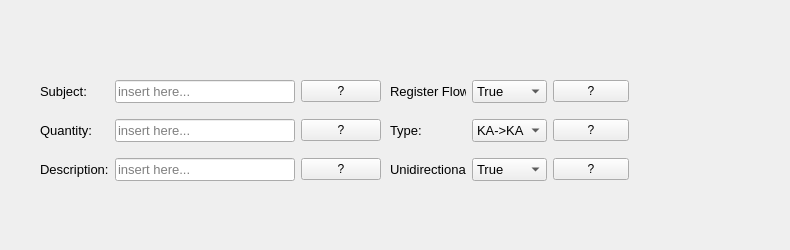
     <widget class="QWidget" name="tab_5">
      <attribute name="title">
       <string>Transaction Info</string>
      </attribute>
      <widget class="QWidget" name="widget_7" native="true">
       <property name="geometry">
        <rect>
         <x>0</x>
         <y>0</y>
         <width>781</width>
         <height>241</height>
        </rect>
       </property>
       <property name="autoFillBackground">
        <bool>false</bool>
       </property>
       <widget class="QWidget" name="widget_6" native="true">
        <property name="geometry">
         <rect>
          <x>660</x>
          <y>180</y>
          <width>101</width>
          <height>91</height>
         </rect>
        </property>
        <layout class="QGridLayout" name="gridLayout_5"/>
       </widget>
       <widget class="QWidget" name="widget_5" native="true">
        <property name="geometry">
         <rect>
          <x>390</x>
          <y>70</y>
          <width>239</width>
          <height>121</height>
         </rect>
        </property>
        <layout class="QGridLayout" name="gridLayout_4">
         <item row="2" column="2">
          <widget class="QComboBox" name="registerFlowBox">
           <property name="toolTip">
            <string>Register in the top part of the transaction matrix?</string>
           </property>
           <property name="styleSheet">
            <string notr="true">font-size: 10pt;</string>
           </property>
           <item>
            <property name="text">
             <string>True</string>
            </property>
           </item>
           <item>
            <property name="text">
             <string>False</string>
            </property>
           </item>
          </widget>
         </item>
         <item row="3" column="3">
          <widget class="QPushButton" name="arrangeButton_8">
           <property name="enabled">
            <bool>true</bool>
           </property>
           <property name="toolTip">
            <string>&lt;html&gt;&lt;head/&gt;&lt;body&gt;&lt;p&gt;&lt;span style=&quot; font-size:8pt;&quot;&gt;Account From -&amp;gt; To&lt;/span&gt;&lt;/p&gt;&lt;p&gt;&lt;span style=&quot; font-size:8pt;&quot;&gt;KA = Capital Account&lt;/span&gt;&lt;/p&gt;&lt;p&gt;&lt;span style=&quot; font-size:8pt;&quot;&gt;CA = Current Account&lt;/span&gt;&lt;/p&gt;&lt;/body&gt;&lt;/html&gt;</string>
           </property>
           <property name="styleSheet">
            <string notr="true"/>
           </property>
           <property name="text">
            <string>?</string>
           </property>
          </widget>
         </item>
         <item row="4" column="1">
          <widget class="QLabel" name="label_16">
           <property name="styleSheet">
            <string notr="true">font-size:10pt;</string>
           </property>
           <property name="text">
            <string>Unidirectional:</string>
           </property>
          </widget>
         </item>
         <item row="4" column="2">
          <widget class="QComboBox" name="comboUnidir">
           <property name="styleSheet">
            <string notr="true">font-size: 10pt;</string>
           </property>
           <item>
            <property name="text">
             <string>True</string>
            </property>
           </item>
           <item>
            <property name="text">
             <string>False</string>
            </property>
           </item>
          </widget>
         </item>
         <item row="4" column="3">
          <widget class="QPushButton" name="arrangeButton_9">
           <property name="enabled">
            <bool>true</bool>
           </property>
           <property name="toolTip">
            <string>&lt;html&gt;&lt;head/&gt;&lt;body&gt;&lt;p&gt;Restrict values to zero or greater&lt;/p&gt;&lt;/body&gt;&lt;/html&gt;</string>
           </property>
           <property name="styleSheet">
            <string notr="true"/>
           </property>
           <property name="text">
            <string>?</string>
           </property>
          </widget>
         </item>
         <item row="3" column="1">
          <widget class="QLabel" name="label_7">
           <property name="styleSheet">
            <string notr="true">font-size:10pt;</string>
           </property>
           <property name="text">
            <string>Type:</string>
           </property>
          </widget>
         </item>
         <item row="2" column="3">
          <widget class="QPushButton" name="arrangeButton_7">
           <property name="enabled">
            <bool>true</bool>
           </property>
           <property name="toolTip">
            <string>&lt;html&gt;&lt;head/&gt;&lt;body&gt;&lt;p&gt;&lt;span style=&quot; font-size:8pt;&quot;&gt;Register the flow in the upper half of the transaction flow matrix?&lt;/span&gt;&lt;/p&gt;&lt;/body&gt;&lt;/html&gt;</string>
           </property>
           <property name="styleSheet">
            <string notr="true"/>
           </property>
           <property name="text">
            <string>?</string>
           </property>
          </widget>
         </item>
         <item row="2" column="1">
          <widget class="QLabel" name="label_6">
           <property name="styleSheet">
            <string notr="true">font-size:10pt;</string>
           </property>
           <property name="text">
            <string>Register Flow:</string>
           </property>
          </widget>
         </item>
         <item row="3" column="2">
          <widget class="QComboBox" name="editType">
           <property name="styleSheet">
            <string notr="true">font-size: 10pt;</string>
           </property>
           <item>
            <property name="text">
             <string>KA-&gt;KA</string>
            </property>
           </item>
           <item>
            <property name="text">
             <string>CA-&gt;KA</string>
            </property>
           </item>
           <item>
            <property name="text">
             <string>CA-&gt;CA</string>
            </property>
           </item>
           <item>
            <property name="text">
             <string>KA-&gt;CA</string>
            </property>
           </item>
          </widget>
         </item>
         <item row="3" column="0">
          <spacer name="horizontalSpacer_3">
           <property name="orientation">
            <enum>Qt::Horizontal</enum>
           </property>
           <property name="sizeHint" stdset="0">
            <size>
             <width>40</width>
             <height>20</height>
            </size>
           </property>
          </spacer>
         </item>
        </layout>
       </widget>
       <widget class="QWidget" name="widget_2" native="true">
        <property name="geometry">
         <rect>
          <x>40</x>
          <y>70</y>
          <width>341</width>
          <height>121</height>
         </rect>
        </property>
        <layout class="QGridLayout" name="gridLayout">
         <item row="3" column="1">
          <widget class="QLineEdit" name="editDescription">
           <property name="styleSheet">
            <string notr="true">font-size: 10pt;</string>
           </property>
           <property name="placeholderText">
            <string>insert here...</string>
           </property>
          </widget>
         </item>
         <item row="2" column="1">
          <widget class="QLineEdit" name="editQuantity">
           <property name="styleSheet">
            <string notr="true">font-size: 10pt;</string>
           </property>
           <property name="placeholderText">
            <string>insert here...</string>
           </property>
          </widget>
         </item>
         <item row="0" column="5">
          <widget class="QPushButton" name="arrangeButton_3">
           <property name="enabled">
            <bool>true</bool>
           </property>
           <property name="toolTip">
            <string>This will label the row in the transaction flow matrix </string>
           </property>
           <property name="styleSheet">
            <string notr="true"/>
           </property>
           <property name="text">
            <string>?</string>
           </property>
          </widget>
         </item>
         <item row="0" column="0">
          <widget class="QLabel" name="label_9">
           <property name="toolTip">
            <string>&lt;html&gt;&lt;head/&gt;&lt;body&gt;&lt;p&gt;This is the row label in the transaction flow matrix&lt;/p&gt;&lt;/body&gt;&lt;/html&gt;</string>
           </property>
           <property name="styleSheet">
            <string notr="true">font-size:10pt;</string>
           </property>
           <property name="text">
            <string>Subject:</string>
           </property>
          </widget>
         </item>
         <item row="2" column="5">
          <widget class="QPushButton" name="arrangeButton_5">
           <property name="enabled">
            <bool>true</bool>
           </property>
           <property name="toolTip">
            <string>This is an analytical expression, i.e. the cell in the transaction flow matrix</string>
           </property>
           <property name="styleSheet">
            <string notr="true"/>
           </property>
           <property name="text">
            <string>?</string>
           </property>
          </widget>
         </item>
         <item row="2" column="0">
          <widget class="QLabel" name="label_8">
           <property name="toolTip">
            <string>&lt;html&gt;&lt;head/&gt;&lt;body&gt;&lt;p&gt;Put a mathematical expression like 'q' or 'I_f'&lt;/p&gt;&lt;/body&gt;&lt;/html&gt;</string>
           </property>
           <property name="styleSheet">
            <string notr="true">font-size:10pt;</string>
           </property>
           <property name="text">
            <string>Quantity:</string>
           </property>
          </widget>
         </item>
         <item row="3" column="0">
          <widget class="QLabel" name="label_14">
           <property name="toolTip">
            <string>&lt;html&gt;&lt;head/&gt;&lt;body&gt;&lt;p&gt;Insert a short but understandable description&lt;/p&gt;&lt;/body&gt;&lt;/html&gt;</string>
           </property>
           <property name="styleSheet">
            <string notr="true">font-size:10pt;</string>
           </property>
           <property name="text">
            <string>Description:</string>
           </property>
          </widget>
         </item>
         <item row="0" column="1">
          <widget class="QLineEdit" name="editSubject">
           <property name="styleSheet">
            <string notr="true">font-size: 10pt;</string>
           </property>
           <property name="placeholderText">
            <string>insert here...</string>
           </property>
          </widget>
         </item>
         <item row="3" column="5">
          <widget class="QPushButton" name="arrangeButton_6">
           <property name="enabled">
            <bool>true</bool>
           </property>
           <property name="toolTip">
            <string>This is a description string for better documentation</string>
           </property>
           <property name="styleSheet">
            <string notr="true"/>
           </property>
           <property name="text">
            <string>?</string>
           </property>
          </widget>
         </item>
        </layout>
       </widget>
      </widget>
     </widget>
